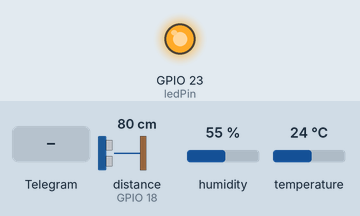
Simulated run of this sketch. Board: ESP32. Parts: output pins drawn as LEDs (lit = HIGH). Wiring (inferred from the names in the program): ultrasonic range finder: trigger GPIO 5; echo GPIO 18. Inputs (shaded band) come from the test bench; at power-on: distance to the obstacle (sensor on GPIO 18) 80 cm, humidity 55 %, temperature 24 °C. The echo pulse lasts 58.3 µs per cm; WiFi joins after 1.5 s; servers stay silent unless stated; pins used as bus, display or sensor lines are not drawn; what the sketch prints to the serial monitor is not drawn.

Above: at 2.7 s.
2.8 s: Telegram message "/ledoff" received
At 3.9 s:
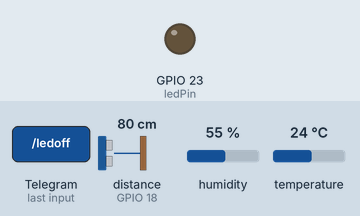
13.3 s: Telegram message "/ledon" received
At 16.3 s:
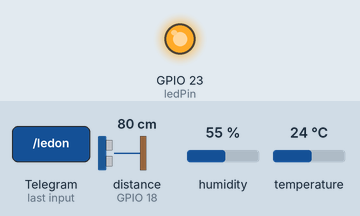
Timing chart, 0 to 17.8 s (numbered marks = the images above; inputs shaded):
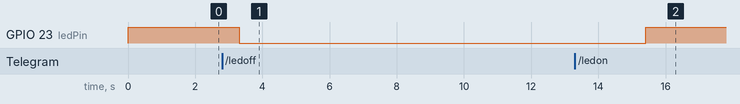

The sketch:

Telegram.ino
```cpp
  /*
   Dario Ciceri
   Codice per controllare qualsiasi cosa tramite Telegram e una scheda esp32
   Profilo Instragram: https://www.instagram.com/_dario.ciceri_/
   Pagina GitHub: https://github.com/Dario-Ciceri
   Canale YouTube: https://www.youtube.com/channel/UCuPuHsNjWX7huiztYu9ROQA
*/

#include <WiFi.h> //libreria per il wifi (meglio non modificare)
#include <WiFiClientSecure.h> //libreria per il wifi (meglio non modificare)
#include <UniversalTelegramBot.h> //libreria per telegram (meglio non modificare)
#define LED 23

/*
 * Ejemplo leer temperatura y humedad
 * Sensor DHT11 y ESP32s
 */
#include <DHT.h>//https://github.com/adafruit/DHT-sensor-library
#define DHTPIN 22
#define DHTTYPE DHT11   // DHT 11
DHT dht(DHTPIN, DHTTYPE);

#define WIFI_SSID "TP-LINK_DE16" //nome wifi (potete modificarlo)
#define PASSWORD_WIFI "67743667" //password wifi (potete modificarlo)
#define BOT_API_TOKEN "5084791438:AAGJXK1fCbH5_S8kF3mRJgdkyr6Y3BtOmY" //token chatbot telegram (potete modificarlo)

const unsigned long intervallo = 1000; //pausa per la ricezione dei messaggi (potete modificarlo)
unsigned long ultima_chiamata = 0; //gestione del millis (meglio non modificare)

WiFiClientSecure s_client; //wifi client (meglio non modificare)
UniversalTelegramBot bot(BOT_API_TOKEN, s_client); //telegram client (meglio non modificare)

const int ledPin = 23;
int ledStatus = 0;
const int Trigger = 5;//Pin digital 2 para el Trigger del sensor
const int Echo = 18; //Pin digital 3 para el Echo del sensor
void validar_nivel ();


void gestisci_messaggi(int num_nuovi_messaggi) { //funzione per la gestione della chat telegram

  for (int i = 0; i < num_nuovi_messaggi; i++) {

    String chat_id = bot.messages[i].chat_id; //id univoco della chat
    String text = bot.messages[i].text; //testo inviato in chat dall'utente
    String from_name = bot.messages[i].from_name; //chi manda il messaggio


    if (from_name == "") {
      from_name = "Sconosciuto"; //se non possiamo sapere chi ci scrive, allora è uno sconosciuto
    }

    else if (text == "/start") { //se il testo ricevuto è /start allora invia il messaggio di benvenuto
      bot.sendMessage(chat_id, "hablame menor q hay pa' la cabeza!!");
    }

    else if (text == "Menu") {
      bot.sendMessage(chat_id, "listo ");}

    else if (text == "/ledoff")
    {
      ledStatus = 0;
      digitalWrite(ledPin, LOW); // turn the LED off (LOW is the voltage level)
      bot.sendMessage(chat_id, "Led is OFF", "");
    }

    else if (text == "/ledon")
    {
      ledStatus = 1;
      digitalWrite(ledPin, HIGH); // turn the LED on (HIGH is the voltage level)
      bot.sendMessage(chat_id, "Led is ON", "");
    }

    else if (text == "/temperatura"){
      float temp = dht.readTemperature();
      String reply = (String)"Temperatura: " + (String)temp + (String)"°C";
      bot.sendMessage(chat_id, reply);
    }


    else if (text == "/nivel"){
      long t; //timepo que demora en llegar el eco
      long d; //distancia en centimetros

      digitalWrite (Trigger, HIGH);
      delayMicroseconds (10) ;//Enviamos un pulso de 10us
      digitalWrite (Trigger, LOW);


      t = pulseIn (Echo, HIGH); //obtenemos el ancho del pulso
      d = t/59; //escalamos tiempo una distancia en cm

      if(d<=10){
        String ml = (String) d + (String) " Cm" + (String) " Todo esta Bien";
        bot.sendMessage(chat_id, ml);
      }else{
        String ml = (String) d + (String) " Cm" + (String) " URGENTE! recargar bebidas";
        bot.sendMessage(chat_id, ml);
      }


    }

    else if (text == "/status")
    {
      if (ledStatus)
      {
        bot.sendMessage(chat_id, "Led is ON", "");
      }
      else
      {
        bot.sendMessage(chat_id, "Led is OFF", "");
      }
    }
    else{
      bot.sendMessage(chat_id, "Comando no reconocido");
    }

    Serial.println(from_name); //debug su seriale
    Serial.println(chat_id); //debug su seriale
    Serial.println(text); //debug su seriale

  }
}

void setup() {
  Serial.begin(115200); //inizializo la seriale su 115200 baudrate
  dht.begin();

  pinMode (Trigger, OUTPUT); //pin como salida
  pinMode (Echo, INPUT); //pin como entradal
  digitalWrite (Trigger, LOW);//Inicializamos el pin con 0

  pinMode(ledPin, OUTPUT); // initialize digital ledPin as an output.
  delay(10);
  digitalWrite(ledPin, HIGH);

  Serial.println(); //debug su seriale
  Serial.print("Connetto alla rete wifi "); //debug su seriale
  Serial.println(WIFI_SSID); //debug su seriale

  WiFi.begin(WIFI_SSID, PASSWORD_WIFI); //connetto al wifi

  s_client.setCACert(TELEGRAM_CERTIFICATE_ROOT); //creo una connessione con Telegram utilizzando un certificato di sicurezza

  while (WiFi.status() != WL_CONNECTED) { //finchè il wifi non è connesso attendi e manda dei puntini di sospensione su seriale
    Serial.print("."); //debug su seriale
    delay(500);
  }

  Serial.print("Wifi connesso. Indirizzo IP: "); //debug su seriale
  Serial.println(WiFi.localIP()); //debug su seriale
}

void loop() {

  long t; //timepo que demora en llegar el eco
  long d; //distancia en centimetros

  digitalWrite (Trigger, HIGH);
  delayMicroseconds (10) ;//Enviamos un pulso de 10us
  digitalWrite (Trigger, LOW);


  t = pulseIn (Echo, HIGH); //obtenemos el ancho del pulso
  d = t/59; //escalamos tiempo una distancia en cm

  Serial.print (" ");//todo esto es opcional
  Serial.print (d); //todo esto es opcional
  Serial.print("cm");//todo esto es opcional
  Serial.println();//todo esto es opcional
  delay(1500);

  if(d <=10){
    Serial.print("Todo está bien");// mensaje que envia el sistema cuando el nivel de bebida esta en un rango de 1 a 10 cm
  }
  else{
      Serial.print("Nivel bajo de bebida, por favor surtir");// mensaje que envia el sistema cuando el nivel de bebida es superior a 10 cm
    }


  if (millis() - ultima_chiamata > intervallo) { //se il valore del timer "millis" - l'ultimo valore in millisecondi di quando abbiamo eseguito le istruzioni, è maggiore del tempo di attesa "intervallo", allora esegui le istruzioni
    int num_nuovi_messaggi = bot.getUpdates(bot.last_message_received + 1); //aggiorna la lista dei messaggi in chat
    while (num_nuovi_messaggi) { //finchè ci sono nuovi messaggi, processali
      Serial.println("messaggio ricevuto"); //debug su seriale
      gestisci_messaggi(num_nuovi_messaggi);
      num_nuovi_messaggi = bot.getUpdates(bot.last_message_received + 1);
    }
    ultima_chiamata = millis(); //aggiorna l'ultimo periodo in millisecondi in cui sono state eseguite le istruzioni all'interno del ciclo while
  }

  {
  // Antes de leer Temp, hum
  //Esperar 2 segundos entre cada lectura
  delay(2000);
  // Leer temperatura ºC
  float t = dht.readTemperature();

  Serial.print("Temperatura: ");
  Serial.print(t);
  Serial.print("°C");
  Serial.print('\n');
  }
 }
```

Measured:
- after the input at 2.8 s, GPIO 23 (ledPin): HIGH → LOW after 0.52 s
- after the input at 13.3 s, GPIO 23 (ledPin): LOW → HIGH after 2.1 s
